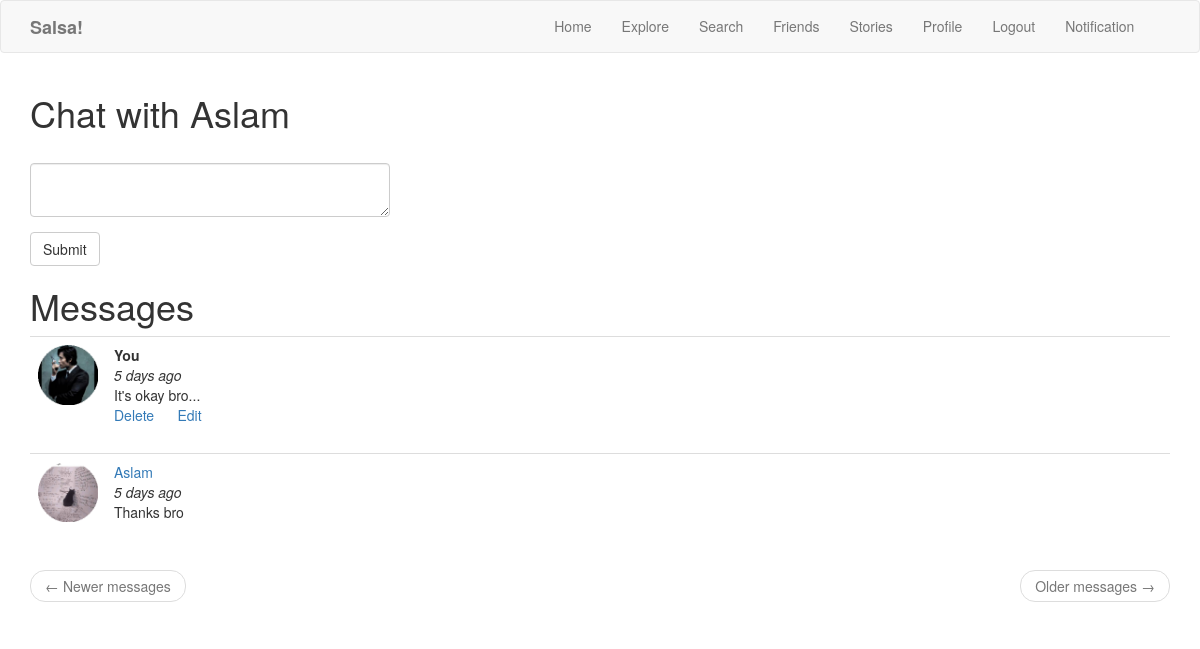
Page /messages/Aslam (signed in) on the committed database.
### app/models.py (models this page shows, shortened)
class User(UserMixin, db.Model):
    id = db.Column(db.Integer, primary_key=True)
    username = db.Column(db.String(64), index=True, unique=True)
    email = db.Column(db.String(120), index=True, unique=True)
    password_hash = db.Column(db.String(128))
    posts = db.relationship('Post', backref='author', lazy='dynamic')
    comments= db.relationship('Article1', backref='author', lazy='dynamic')
    about_me = db.Column(db.String(140))
    last_seen = db.Column(db.DateTime, default=datetime.utcnow)
    followed = db.relationship(
        'User', secondary=followers,
        primaryjoin=(followers.c.follower_id == id),
        secondaryjoin=(followers.c.followed_id == id),
        backref=db.backref('followers', lazy='dynamic'), lazy='dynamic')
    messages_sent = db.relationship('Message', foreign_keys='Message.sender_id',backref='author', lazy='dynamic')
    messages_received = db.relationship('Message', foreign_keys='Message.recipient_id', backref='recipient', lazy='dynamic')
    last_message_read_time = db.Column(db.DateTime)
    requests = db.relationship('Friend', foreign_keys='Friend.request_id',backref='author', lazy='dynamic')
    receives = db.relationship('Friend', foreign_keys='Friend.receive_id', backref='recipient', lazy='dynamic')
    def new_messages(self):
        last_read_time = self.last_message_read_time or datetime(1900, 1, 1)
        return Message.query.filter_by(recipient=self).filter(Message.timestamp > last_read_time).count()

class Message(db.Model):
    id = db.Column(db.Integer, primary_key=True)
    sender_id = db.Column(db.Integer, db.ForeignKey('user.id'))
    recipient_id = db.Column(db.Integer, db.ForeignKey('user.id'))
    body = db.Column(db.String(140))
    timestamp = db.Column(db.DateTime, index=True, default=datetime.utcnow)

### app/routes.py (the view)
@app.route('/messages/<recipient>',methods=['GET', 'POST'])
@login_required
def messages(recipient):
    user = User.query.filter_by(username=recipient).first_or_404()
    current_user.last_message_read_time = datetime.utcnow()
    db.session.commit()
    form = MessageForm()
    if form.validate_on_submit():
        msg = Message(author=current_user, recipient=user, body=form.message.data)
        db.session.add(msg)
        db.session.commit()
        flash('Your message has been sent.')
        return redirect(url_for('messages',recipient=user.username))
    page = request.args.get('page', 1, type=int)
    messages1 = Message.query.filter_by(author=current_user,recipient=user)
    messages2 = Message.query.filter_by(author=user,recipient=current_user)
    messages=messages1.union(messages2).order_by(Message.timestamp.desc()).paginate( page, app.config['POSTS_PER_PAGE'], False)
    next_url = url_for('messages',recipient=user.username, page=messages.next_num) \
        if messages.has_next else None
    prev_url = url_for('messages',recipient=user.username, page=messages.prev_num) \
        if messages.has_prev else None
    return render_template('messages.html',form=form, messages=messages.items, next_url=next_url, prev_url=prev_url,recipient=recipient)

### app/forms.py
class MessageForm(FlaskForm):
    message = TextAreaField('')
    submit = SubmitField('Submit')

### app/models.py (called while the page is built)
@login.user_loader
def load_user(id):
    return User.query.get(int(id))

### app/routes.py (called while the page is built)
@app.before_request
def before_request():
    if current_user.is_authenticated:
        current_user.last_seen = datetime.utcnow()
        db.session.commit()

### app/templates/messages.html (shortened to what this page needs)
{% extends "base.html" %}
{% import 'bootstrap/wtf.html' as wtf %}
{% block app_content %}
    <h1>Chat with {{recipient}}</h1>
    <div class="row">
        <div class="col-md-4">
            {{ wtf.quick_form(form) }}
        </div>
    </div>
    <h1>Messages</h1>
    {% for post in messages %}
            <table class="table table-hover">
        <tr>
            <td width="60px">
                <a href="{{ url_for('user', username=post.author.username) }}">
                    <img src="/static/{{post.author.username}}.png" style="width: 60px">
                </a>
            </td>
            <td>{% if post.author==current_user %}
                <b>You</b><br><i>{{ moment(post.timestamp).fromNow() }}</i>
                {% elif post.author!=current_user %}
                <a href="{{ url_for('user', username=post.author.username) }}">{{post.author.username}}</a><br><i>{{ moment(post.timestamp).fromNow() }} </i>
                {% endif %}
                <br>
                {{ post.body }}
                <br>
                  {% if post.author==current_user %}
                     <a href="{{url_for('deletemessage',message=post.body,recipientname=post.recipient.username)}}">Delete</a>
                     <a href="{{url_for('editmessage',message=post.body,recipientname=post.recipient.username)}}">Edit</a>
                  {% endif %}
                <br>
            </td>
        </tr>
    </table>
    {% endfor %}
    <nav aria-label="...">
        <ul class="pager">
            <li class="previous{% if not prev_url %} disabled{% endif %}">
                <a href="{{ prev_url or '#' }}">
                    <span aria-hidden="true">&larr;</span> Newer messages
                </a>
            </li>
            <li class="next{% if not next_url %} disabled{% endif %}">
                <a href="{{ next_url or '#' }}">
                    Older messages <span aria-hidden="true">&rarr;</span>
                </a>
            </li>
        </ul>
    </nav>
{% endblock %}

### rows in the picture
User: username "Aslam"
Message: author.username (picture), timestamp "5 days ago", body "It's okay bro..."
Message: author.username (picture), author.username "Aslam", timestamp "5 days ago", body "Thanks bro"
